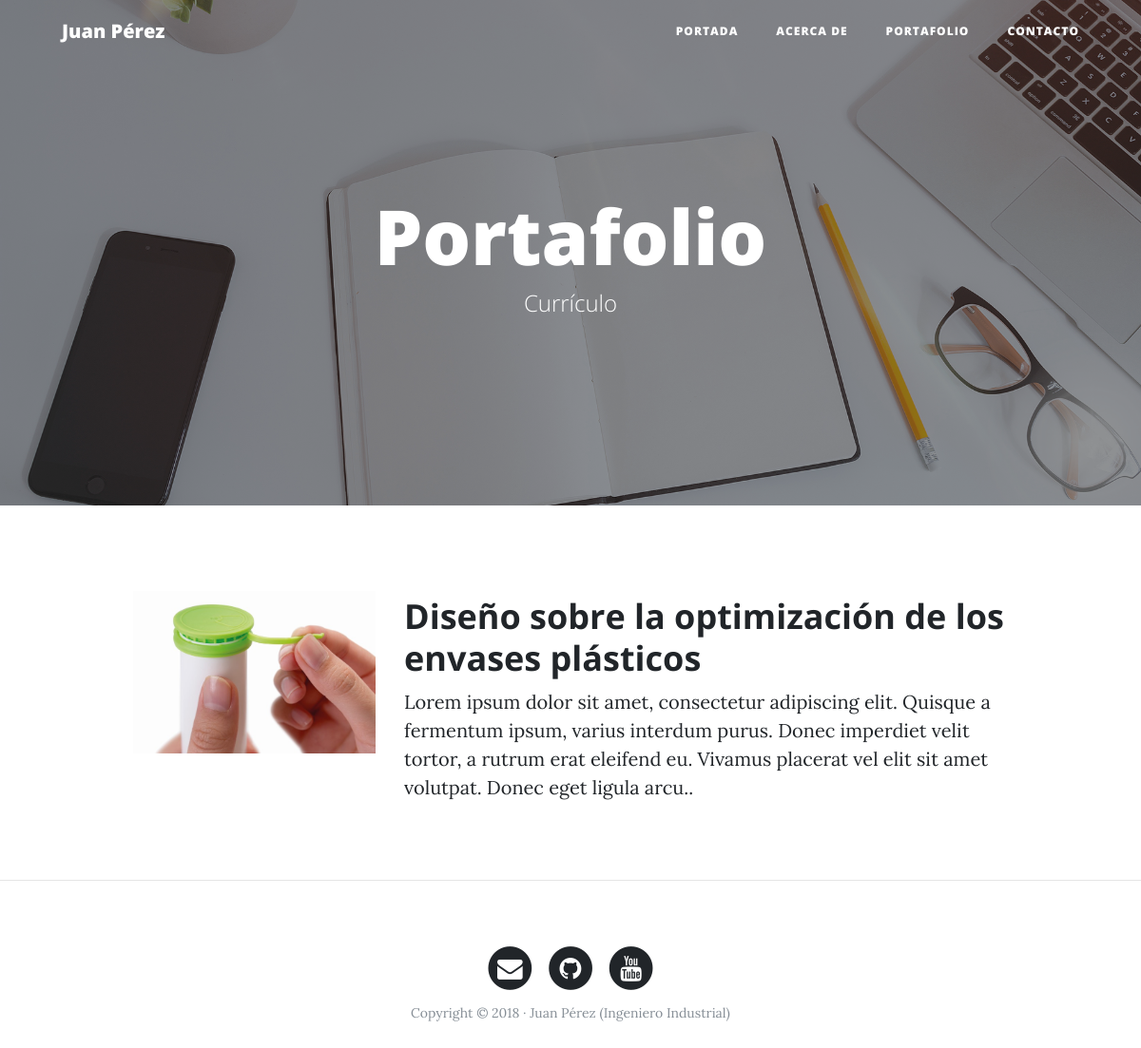
/portfolio/, run on an earlier commit of the app's database.
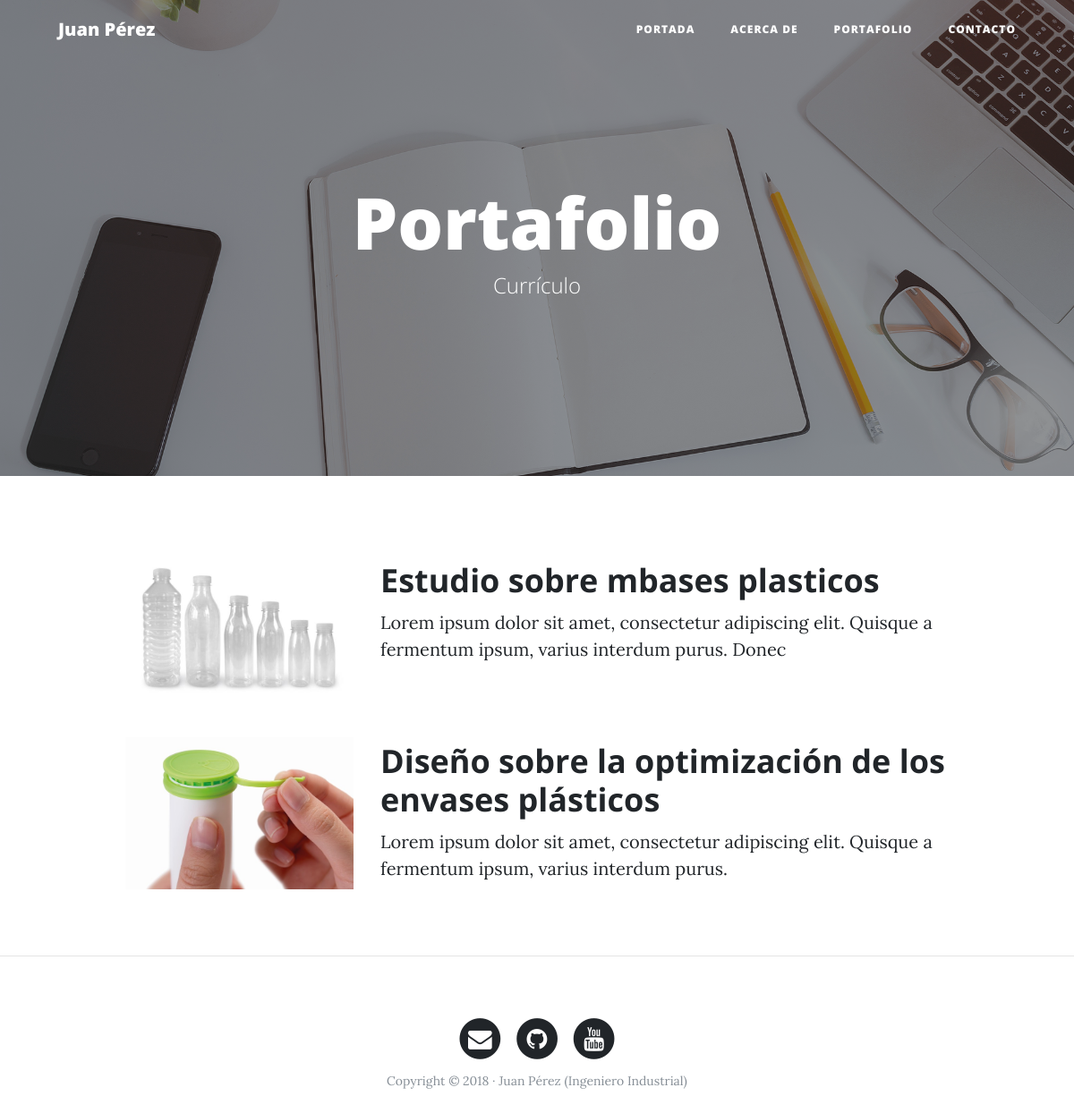
And on a later commit of the database.
### portfolio/models.py (models this page shows)
class Project(models.Model):
    title = models.CharField(max_length=200, verbose_name="Titulo")
    description = models.TextField(verbose_name="Descripción")
    image = models.ImageField(verbose_name="Imagen", upload_to="projects") #Guarda las imagenes media en el directorio projects
    link = models.URLField(verbose_name="Dirección Web",null=True, blank = True)
    created = models.DateTimeField(auto_now_add=True, verbose_name="Fecha de creación")   #Se agrega al crear
    updated = models.DateTimeField(auto_now=True, verbose_name="Fecha de edición")       #Cambia con cada modificación
    class Meta:
        verbose_name = 'proyecto'
        verbose_name_plural = 'proyectos'
        ordering = ['-created'] #Se ordena por fecha de creación (-) :desc
    def __str__(self):
        return self.title

### portfolio/views.py (the view)
# urls.py: path('portfolio/',portfolio_views.portfolio, name='portfolio'),
def portfolio(request):
    projects = Project.objects.all() #Devuelve todos los objetos que tiene el modelo de project
    return render(request, "portfolio/portfolio.html", {'projects':projects})

### portfolio/templates/portfolio/portfolio.html (shortened to what this page needs)
{% extends 'core/base.html'%}
{% block background %}{% load static %}{% static 'core/img/portfolio-bg.jpg' %}{% endblock %}
{% block headers %}
    <h1>Portafolio</h1>
    <span class="subheading">Currículo</span>
{% endblock %}
{%block content%}
    {% for project in projects %}
        <div class="row project">
            <div class="col-lg-3 col-md-4 offset-lg-1">
                    <img class="img-fluid" src="{{project.image.url}}" alt="">
            </div>
            <div class="col-lg-7 col-md-8">
                <h2 class="section-heading title">{{project.title}}</h2>
                <p>{{project.description}}</p>
            </div>
        </div>
    {% endfor %}
{% endblock %}

What changed in the data, as far as the page shows it:
added Project: image (picture), title "Estudio sobre mbases plasticos", description "Lorem ipsum dolor sit amet, consectetur adipiscing elit. Quisque a fermentum ipsum, varius interdum purus. Donec"
changed Project "Diseño sobre la optimización de los envases plásticos": description "…ipsum, varius interdum purus. Donec imperdiet velit tortor, a rutrum erat eleifend eu. Vivamus placerat vel elit sit amet volutpat. Donec eget ligula arcu.." → "Lorem ipsum dolor sit amet, consectetur adipiscing elit. Quisque a fermentum ipsum, varius interdum purus."
